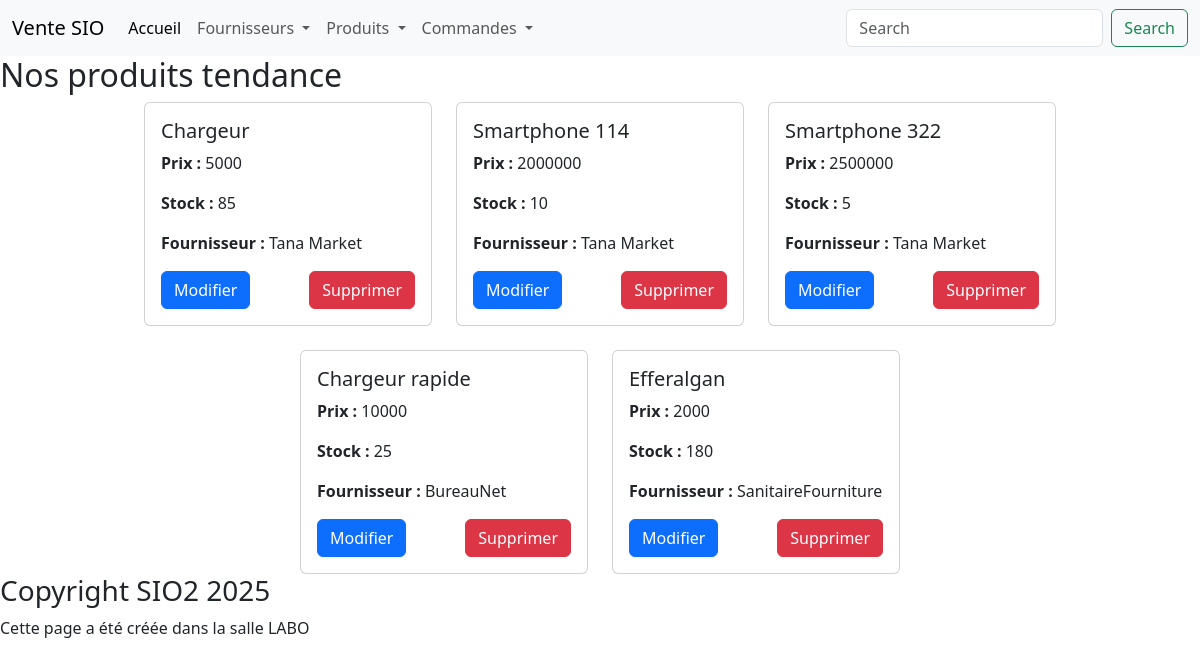
The page / on the database its author committed.
### tables this page shows
CREATE TABLE IF NOT EXISTS `produits` (
  `id_produit` int(11) NOT NULL AUTO_INCREMENT,
  `nom_produit` varchar(50) DEFAULT NULL,
  `prix_produit` int(11) DEFAULT NULL,
  `stock_produit` int(11) DEFAULT NULL,
  `id_fournisseur` int(11) DEFAULT NULL,
  PRIMARY KEY (`id_produit`),
  KEY `fk_produits_fournisseurs` (`id_fournisseur`)
);

CREATE TABLE IF NOT EXISTS `fournisseurs` (
  `id_fournisseur` int(11) NOT NULL AUTO_INCREMENT,
  `nom_fournisseur` varchar(50) DEFAULT NULL,
  PRIMARY KEY (`id_fournisseur`)
);

### controllers/Utilities.php (called while the page is built, shortened)
<?php
require_once("models/ProduitModel.php");
class Utilities {
    public function drawPage($data_page) {
        extract($data_page);
        require_once($view);
    }
}
?>

### controllers/PagesController.php (called while the page is built, shortened)
<?php
require_once("Utilities.php");
require_once("models/ProduitModel.php");
class PagesController {
    public function homePage() {
        $this->produit_model = new ProduitModel();
        $produits = $this->produit_model->readAll();
        $this->fournisseur_model = new FournisseurModel();
        $liste_fournisseurs = $this->fournisseur_model->readAll();
        $produits_affiches = array();
        if(sizeof($produits) >= 5){
            $nombre = 5;
        } else {
            $nombre = sizeof($produits);
        }
        for($i = 0 ; $i < $nombre ; $i++) {
            $produits_affiches[$i] = $produits[$i];
        }
        $liste_produits = $produits_affiches;
        $data_page = array(
            "title" => "Page d'accueil",
            "view" => "views/pages/HomePage.php",
            "layout" => "views/components/Layout.php",
            "liste_produits" => $liste_produits,
            "liste_fournisseurs" => $liste_fournisseurs
        );
        $util = new Utilities();
        $util->drawPage($data_page);
    }
}
?>

### models/ProduitModel.php (called while the page is built, shortened)
<?php
class ProduitModel {
    public function readAll() {
        $bdd = Connexion::getConnexion();
        $req = "SELECT * FROM Produits NATURAL JOIN Fournisseurs ORDER BY id_produit";
        $etat = $bdd->prepare($req);
        $etat->execute();
        $data = $etat->fetchAll();
        return $data;
    }
}
?>

### views/pages/HomePage.php
<h2>Nos produits tendance</h2>
<div class="d-flex flex-wrap gap-4 justify-content-center">
<?php
    foreach($liste_produits as $un_produit) {
        require("views/components/UnProduit.php");
    }
?>
</div>

### views/components/UnProduit.php (shortened to what this page needs)
<div class="card" style="width: 18rem;">
  <div class="card-body">
    <h5 class="card-title"><?php echo $un_produit["nom_produit"]; ?></h5>
    <p><strong>Prix : </strong><?php echo $un_produit["prix_produit"]; ?></p>
    <p><strong>Stock : </strong><?php echo $un_produit["stock_produit"]; ?></p>
    <p><strong>Fournisseur : </strong><?php echo $un_produit["nom_fournisseur"]; ?></p>
    <div class="d-flex justify-content-between">
        <button class="btn btn-primary" data-bs-toggle="modal" data-bs-target="#modifyProduitModal<?php echo $un_produit["id_produit"]; ?>">Modifier</button>
        <form action="delete_produit" method="post">
            <button class="btn btn-danger">Supprimer</button>
        </form>
    </div>
  </div>
</div>

### rows shown on the page
produits: nom_produit "Chargeur", prix_produit "5000", stock_produit "85", id_fournisseur.nom_fournisseur "Tana Market"
produits: nom_produit "Smartphone 114", prix_produit "2000000", stock_produit "10", id_fournisseur.nom_fournisseur "Tana Market"
produits: nom_produit "Smartphone 322", prix_produit "2500000", stock_produit "5", id_fournisseur.nom_fournisseur "Tana Market"
produits: nom_produit "Chargeur rapide", prix_produit "10000", stock_produit "25", id_fournisseur.nom_fournisseur "BureauNet"
produits: nom_produit "Efferalgan", prix_produit "2000", stock_produit "180", id_fournisseur.nom_fournisseur "SanitaireFourniture"
